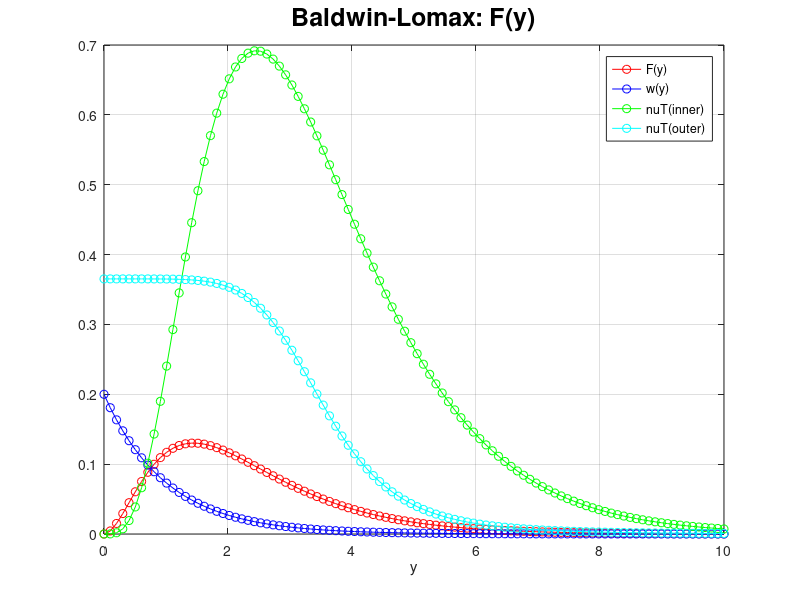

This chart was generated by the following MATLAB code:
% baldwinLomax
% 
%  Plot some of the functions from the BL model
%
clear;
set(gca,'FontSize',16);


delta=2.;
ckleb=.3; 
kappa=.4;
alpha=.0168;
A0=26;
ccp=1.6;
cwk=1.;  % or .25 
udif=1.; 
beta=1.;  % y+ = beta*y 

wmax=10.;
scaleo=50; 
scalef=.5/wmax;

n=100;
ya=0.;
yb=10.;
dy=(yb-ya)/(n-1);

y = ya:dy:yb;

fmax=0.;
ymax=0.;

f = zeros(n,1);
fkleb = zeros(n,1);
w = zeros(n,1);
nuTi = zeros(n,1);
nuTo = zeros(n,1);
for i=1:n
  w(i)= wmax*exp(-y(i));
  f(i)= y(i)*w(i)*( 1.-exp(-y(i)*beta) );
  nuTi(i) = w(i)*(kappa*y(i)*( 1.-exp(-y(i)*beta) ))^2;
  if f(i)>fmax 
    fmax=f(i); ymax=y(i); 
  end 
end

delta=ymax/ckleb;
fwake=min(ymax*fmax,cwk*ymax*udif^2/fmax);
for i=1:n
  fkleb(i) = .5/(1. + 5.5*(y(i)/delta)^6 );
  nuTo(i) = scaleo*alpha*ccp*fwake*fkleb(i);
end

plot(y,scalef*f,'r-o',y,w*(.2/wmax),'b-o',y,nuTi,'g-o',y,nuTo,'c-o');
legend('F(y)','w(y)','nuT(inner)','nuT(outer)');
grid on
xlabel('y');
title('Baldwin-Lomax: F(y)','FontSize',18);

% print -depsc2 baldwinLomaxF.eps

